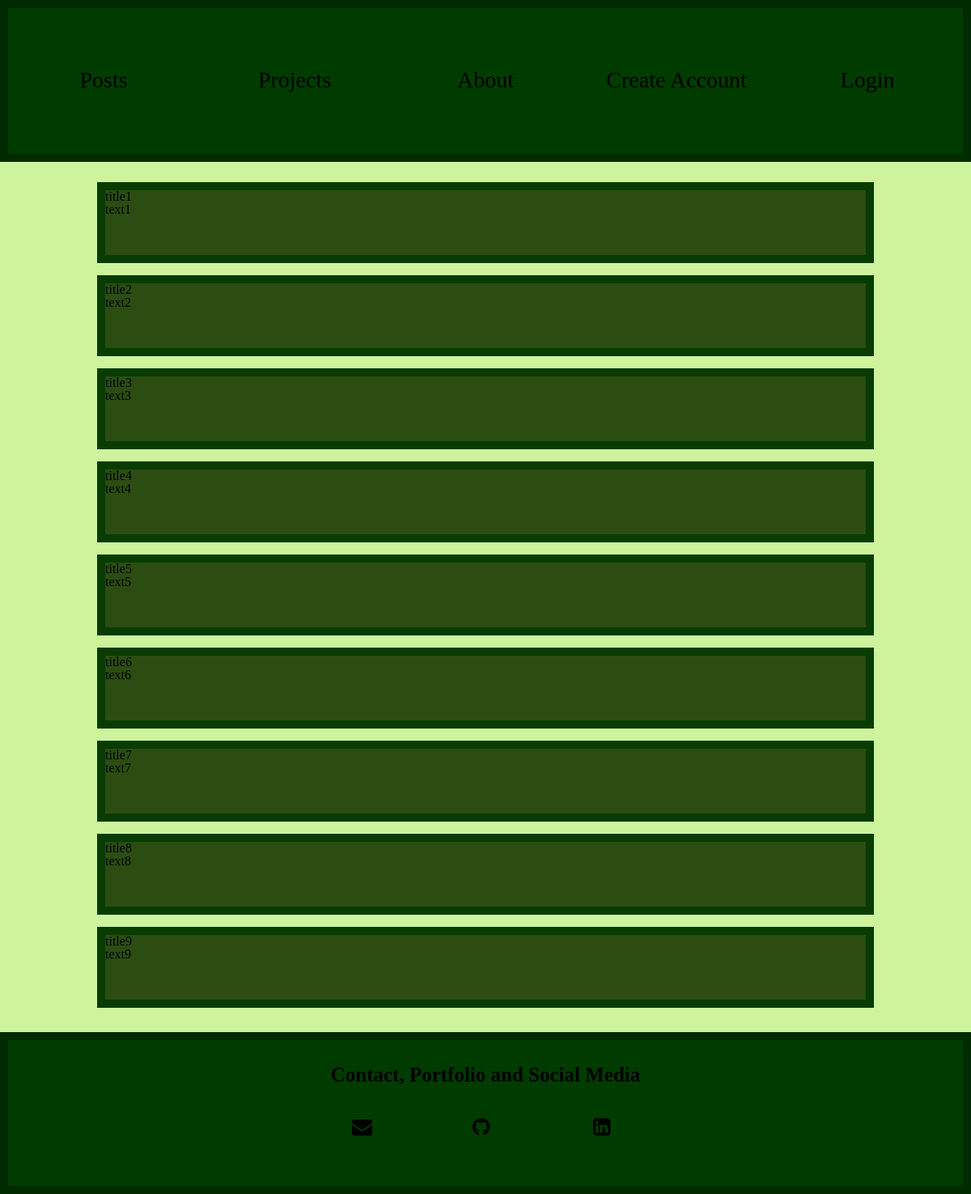
Before: / with the older database file.
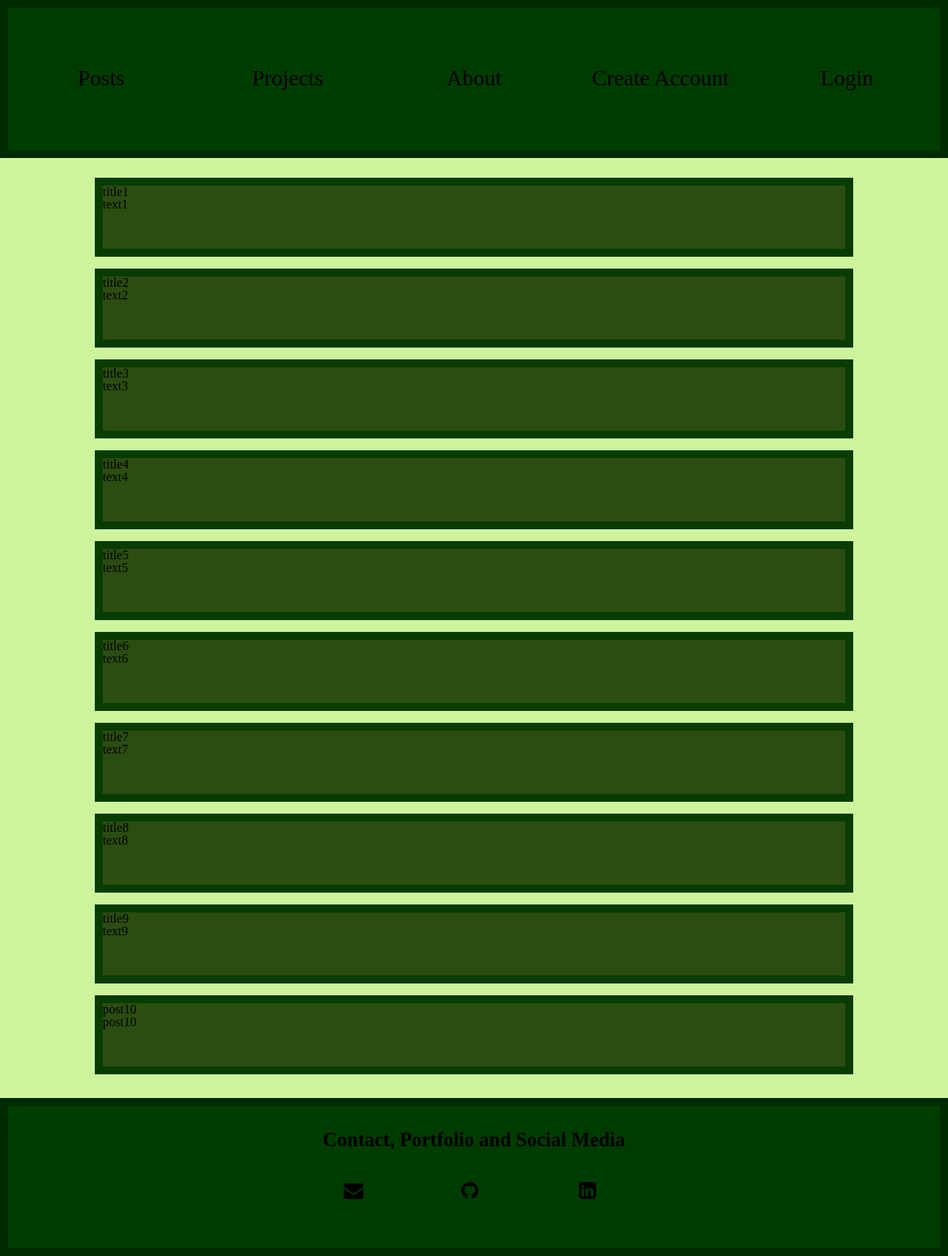
After: the same page with the newer database file.
### tables this page shows
CREATE TABLE posts (id INTEGER PRIMARY KEY, title VARCHAR(255), text VARCHAR(255), creator VARCHAR(255));

### main.py (the view)
@app.route('/')
def home():
    if request.args.get('projects') == 'projects':
        return render_template('index.html', render_projects = True, projects = sel_all_projects())
    if request.args.get('about') == 'about':
        return render_template('index.html', about = True)
    return render_template('index.html', render_posts = True, posts = sel_all_posts())

### databases/blog_database.py (called while the page is built)
def sel_all_posts():
  list_posts = cur.execute("SELECT * FROM posts").fetchall()
  posts = []
  for post in list_posts:
    dict = {'id': post[0], 'title': post[1], 'text': post[2], 'link': post[3]}
    posts.append(dict)
  return posts

### templates/index.html (shortened to what this page needs)
<!DOCTYPE html>
<html lang="pt-BR">
<head>
    <link rel="stylesheet" href="{{ url_for('static', filename='css/reset.css') }}">
    <link rel="stylesheet" href="{{ url_for('static', filename='css/styles.css') }}">
    <link rel="stylesheet" href="https://cdnjs.cloudflare.com/ajax/libs/font-awesome/4.7.0/css/font-awesome.min.css">
</head>
<body>
    <header>
        <a href="/">Posts</a>
        <a href="/?projects=projects">Projects</a>
        <a href="/?about=about">About</a>
        {% if session.logged_in %}
        <a data-target="#create-post" data-toggle="modal">Create Post</a>
        <a href="/logout">Logout</a>
        {% else %}
        <a data-target="#create-account" data-toggle="modal">Create Account</a>
        <a data-target="#login" data-toggle="modal">Login</a>
        {% endif %}
    </header>
    <main>
        {% if render_posts%}
            <ul>
                {% for post in posts %}
                <li class="content post" id="post-{{post.id}}">
                    <p>{{post.title}}</p>
                    <p>{{post.text}}</p>
                </li>
                {% endfor %}
            </ul>
        {% endif %}
    </main>
    <footer>
        <div id="footer">
            <h4>Contact, Portfolio and Social Media</h4>
            <a id="gmail" href="mailto:https://lucasgrisac@gmail.com" target="_blank"><i class="fa fa-envelope"></i></a>
            <a id="github" href="https://github.com/lucascaovilla" target="_blank"><i class="fa fa-github"></i></a>
            <a id="linkedin" href="https://www.linkedin.com/in/lucasgcaovilla/" target="_blank"><i class="fa fa-linkedin-square"></i></a>
        </div>
    </footer>
</body>
</html>

### static/css/styles.css (style rules this page uses)
:root { color-scheme: light only; }
html { display: flex; height: 100%; width: 100%; display: flex; flex-direction: column; overflow: auto; min-height: 0; max-height: 100%; }
body { width: 100%; background: #CDF49C; }
main { min-height: 0; max-height: 100%; }
header { box-sizing: border-box; position: absolute; display: flex; width: 100%; height: 200px; left: 0px; top: 0px; background: #003B00; border: 10px solid #002B00; }
header a { position: relative; height: 50px; top: 75px; font-family: 'Jost'; font-size: 28px; text-align: center; color: #000000; text-decoration: none; display: inline-block; width: 20%; cursor:pointer }
main ul { top: 200px; position: relative; width: 80%; list-style-type: none; display: block; margin: auto; margin-top: 25px; }
footer { height: 200px; clear: both; position: relative; margin-top: 215px; position: absolute; display: flex; width: 100%; height: 200px; left: 0px; background: #003B00; border: 10px solid #002B00; }
#footer { align-items: center; width: 450px; margin:auto; margin-top: 0; margin-bottom: 0; }
#footer h4 { width: 100%; text-align: center; color: #000; font-size: 25px; font-family: "Jost"; font-weight: bold; margin-top: 30px; }
#footer a { margin-top: 40px; align-content: center; width: 145px; font-size: 25px; color: #000; display: inline-block; padding-left: 60px; }
.content { width: 100%; margin-block-end: 15px; background: #2B4D11; border: 10px solid #083C00; height: 100% }
.post { height: 100px; display: block }
* { -webkit-box-sizing:border-box;-moz-box-sizing:border-box;box-sizing:border-box }

Changed rows visible on the page:
added posts: title "post10", text "post10"
